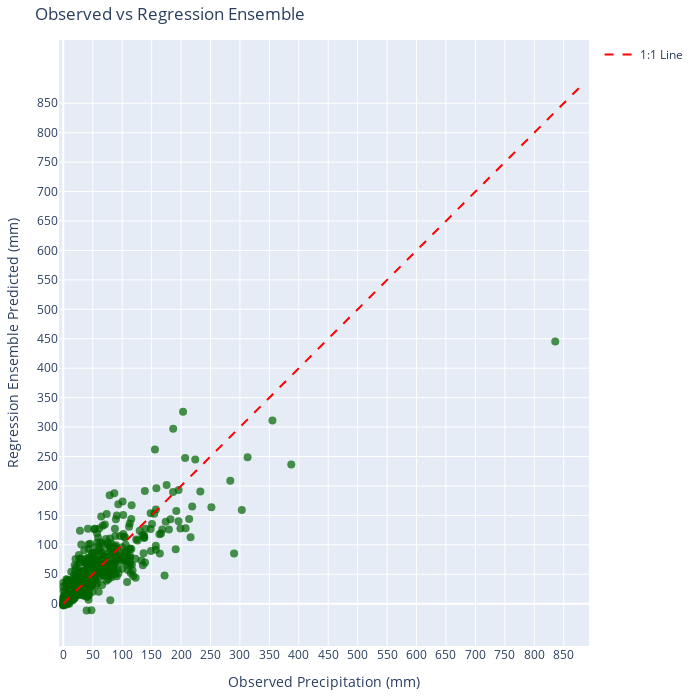

The notebook cell saved with this chart:
### Markdown cell above
### Scatter Plot: Observed vs Ensemble (Regression)

### Code cell
# Create scatter plot for regression ensemble
fig = px.scatter(
    x=y_test,
    y=ensemble_test,
    labels={
        "x": "Observed Precipitation (mm)",
        "y": "Regression Ensemble Predicted (mm)"
    },
    opacity=0.7,
    color_discrete_sequence=["darkgreen"],
)

fig.update_traces(marker=dict(size=8))

max_limit = max(y_test.max(), ensemble_test.max()) + 50
tick_vals = np.arange(0, max_limit + 1, 50)

fig.update_layout(
    xaxis=dict(range=[0, max_limit], tickvals=tick_vals),
    yaxis=dict(range=[0, max_limit], tickvals=tick_vals),
    width=700,
    height=700,
    title="Observed vs Regression Ensemble",
    margin=dict(l=20, r=20, t=40, b=20),
)
fig.update_yaxes(scaleanchor="x", scaleratio=1)

# Add 1:1 line
fig.add_trace(go.Scatter(
    x=[0, max_limit],
    y=[0, max_limit],
    mode="lines",
    line=dict(color="red", dash="dash"),
    name="1:1 Line",
    showlegend=True
))

fig.show()

### Figure 1 — Plotly figure (JSON) as saved in the notebook; plotly's stock layout.template omitted (floating-point values rounded to 4 significant figures; data arrays with more than 128 entries replaced by an {"elided": "..."} marker saying what was removed)
{"data": [{"hovertemplate": "Observed Precipitation (mm)=%{x}<br>Regression Ensemble Predicted (mm)=%{y}<extra></extra>", "legendgroup": "", "marker": {"color": "darkgreen", "opacity": 0.7, "size": 8, "symbol": "circle"}, "mode": "markers", "name": "", "orientation": "v", "showlegend": false, "type": "scatter", "x": {"elided": "513 float values"}, "xaxis": "x", "y": {"elided": "513 float values"}, "yaxis": "y"}, {"line": {"color": "red", "dash": "dash"}, "mode": "lines", "name": "1:1 Line", "showlegend": true, "type": "scatter", "x": [0, 885.6], "y": [0, 885.6]}], "layout": {"height": 700, "legend": {"tracegroupgap": 0}, "margin": {"b": 20, "l": 20, "r": 20, "t": 40}, "title": {"text": "Observed vs Regression Ensemble"}, "width": 700, "xaxis": {"anchor": "y", "domain": [0, 1], "range": [0, 885.6], "tickvals": [0.0, 50.0, 100.0, 150.0, 200.0, 250.0, 300.0, 350.0, 400.0, 450.0, 500.0, 550.0, 600.0, 650.0, 700.0, 750.0, 800.0, 850.0], "title": {"text": "Observed Precipitation (mm)"}}, "yaxis": {"anchor": "x", "domain": [0, 1], "range": [0, 885.6], "scaleanchor": "x", "scaleratio": 1, "tickvals": [0.0, 50.0, 100.0, 150.0, 200.0, 250.0, 300.0, 350.0, 400.0, 450.0, 500.0, 550.0, 600.0, 650.0, 700.0, 750.0, 800.0, 850.0], "title": {"text": "Regression Ensemble Predicted (mm)"}}}}
